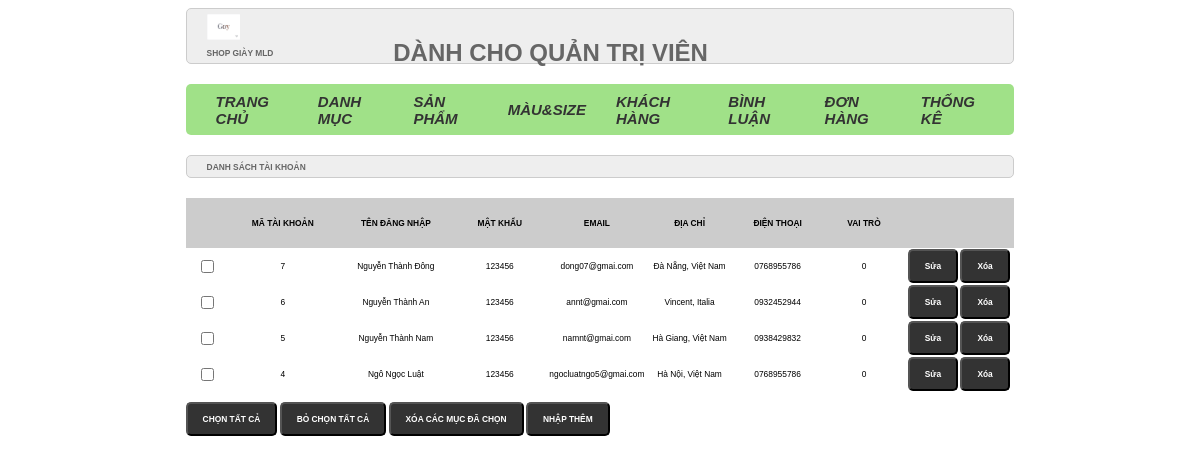
The app's page /admin/index.php?act=dskh with its own data.
### tables this page shows
CREATE TABLE `taikhoan` (
  `id` int(10) NOT NULL,
  `username` varchar(50) NOT NULL,
  `pass` varchar(50) NOT NULL,
  `email` varchar(255) NOT NULL,
  `address` varchar(255) NOT NULL,
  `tel` varchar(20) NOT NULL,
  `role` tinyint(4) NOT NULL DEFAULT 0
);

### model/pdo.php (called while the page is built, shortened)
<?php
function pdo_get_connection()
{
    $dburl = "mysql:host=localhost;dbname=duan1_shopgiay;charset=utf8";
    $username = 'root';
    $password = '';
    $conn = new PDO($dburl, $username, $password);
    $conn->setAttribute(PDO::ATTR_ERRMODE, PDO::ERRMODE_EXCEPTION);
    return $conn;
}
function pdo_query($sql)
{
    $sql_args = array_slice(func_get_args(), 1);
    try {
        $conn = pdo_get_connection();
        $stmt = $conn->prepare($sql);
        $stmt->execute($sql_args);
        $rows = $stmt->fetchAll();
        return $rows;
    } catch (PDOException $e) {
        throw $e;
    } finally {
        unset($conn);
    }
}

### model/taikhoan.php (called while the page is built, shortened)
<?php
function loadall_taikhoan(){
    $sql="select * from taikhoan order by id desc";
    $listtaikhoan=pdo_query($sql);
    return $listtaikhoan;
}
?>

### admin/taikhoan/list.php (the view)
<div class="row">
            <div class="row frmtitle">
                <h1>DANH SÁCH TÀI KHOẢN</h1>
            </div>
            <div class="row frmcontent">
                <div class="row mb10 frmdsloai">
                    <table>
                        <tr>
                            <th></th>
                            <th>MÃ TÀI KHOẢN</th>
                            <th>TÊN ĐĂNG NHẬP</th>
                            <th>MẬT KHẨU</th>
                            <th>EMAIL</th>
                            <th>ĐỊA CHỈ</th>
                            <th>ĐIỆN THOẠI</th>
                            <th>VAI TRÒ</th>
                            <th></th>
                        </tr>
                        <?php
                        foreach($listtaikhoan as $taikhoan){
                            extract($taikhoan);
                            $suatk="index.php?act=updatetk=".$id;
                            $xoatk="index.php?act=xoatk&id=".$id;
                            echo '<tr>
                            <td><input type="checkbox" name="" id=""></td>
                            <td>'.$id.'</td>
                            <td>'.$username.'</td>
                            <td>'.$pass.'</td>
                            <td>'.$email.'</td>
                            <td>'.$address.'</td>
                            <td>'.$tel.'</td>
                            <td>'.$role.'</td>
                            <td>
                                <a href="'.$suatk.'"><input type="button" value="Sửa"></a>
                                <a href="'.$xoatk.'"><input type="button" value="Xóa"></a>
                            </td>
                        </tr>';
                        }
                        ?>
                    </table>
                </div>
                <div class="row mb10">
                    <input type="button" value="CHỌN TẤT CẢ">
                    <input type="button" value="BỎ CHỌN TẤT CẢ">
                    <input type="button" value="XÓA CÁC MỤC ĐÃ CHỌN">
                    <a href="index.php?act=addtk">
                        <input type="button" value="NHẬP THÊM"></a>
                </div>
            </div>
        </div>

### assets/css/admin.css (style rules this page uses)
* { box-sizing: border-box; font-family: sans-serif; font-size: 0.7vw; }
.row { float: left; width: 100%; }
.mb10 { margin-bottom: 10px; }
.frmtitle { background-color: #EEE; border: 1px #CCC solid; color: #666; border-radius: 5px; padding: 0px 20px; }
.frmcontent { padding: 20px 0px; }
.frmdsloai table { text-align: center; width: 100%; border-collapse: collapse; }
.frmdsloai table th { padding: 20px; background-color: #ccc; }
input[type="submit" i],[type="reset" i],[type="button" i] { padding: 10px 15px; border-radius: 5px; background-color: #333; font-size: 17px; font-weight: bold; color: #fff; }
input[type="submit"], input[type="reset"], input[type="button"] { padding: 10px 15px; border-radius: 5px; background-color: #333; font-size: 0.7vw; font-weight: bold; color: #fff; }

### records on screen
taikhoan: id "7", username "Nguyễn Thành Đông", pass "123456", email "dong07@gmai.com", address "Đà Nẵng, Việt Nam", tel "0768955786", role "0"
taikhoan: id "6", username "Nguyễn Thành An", pass "123456", email "annt@gmai.com", address "Vincent, Italia", tel "0932452944", role "0"
taikhoan: id "5", username "Nguyễn Thành Nam", pass "123456", email "namnt@gmai.com", address "Hà Giang, Việt Nam", tel "0938429832", role "0"
taikhoan: id "4", username "Ngô Ngọc Luật", pass "123456", email "ngocluatngo5@gmai.com", address "Hà Nội, Việt Nam", tel "0768955786", role "0"
